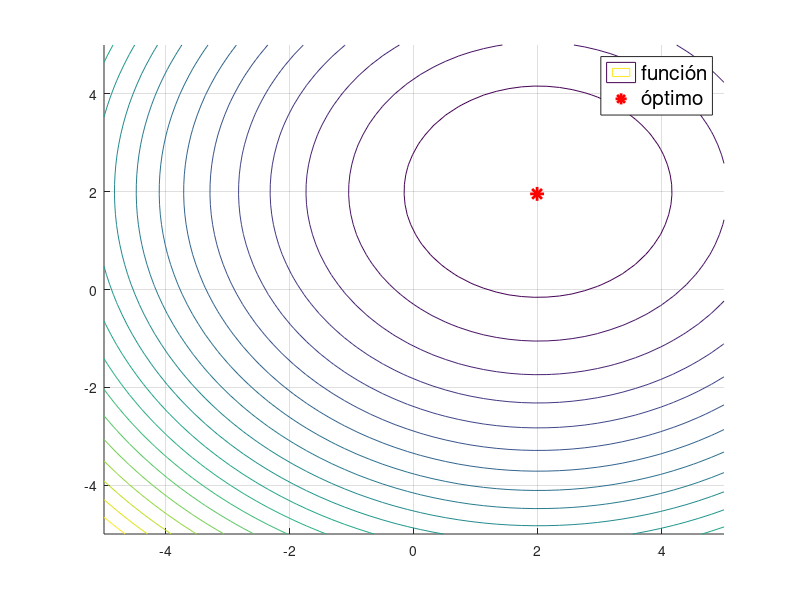
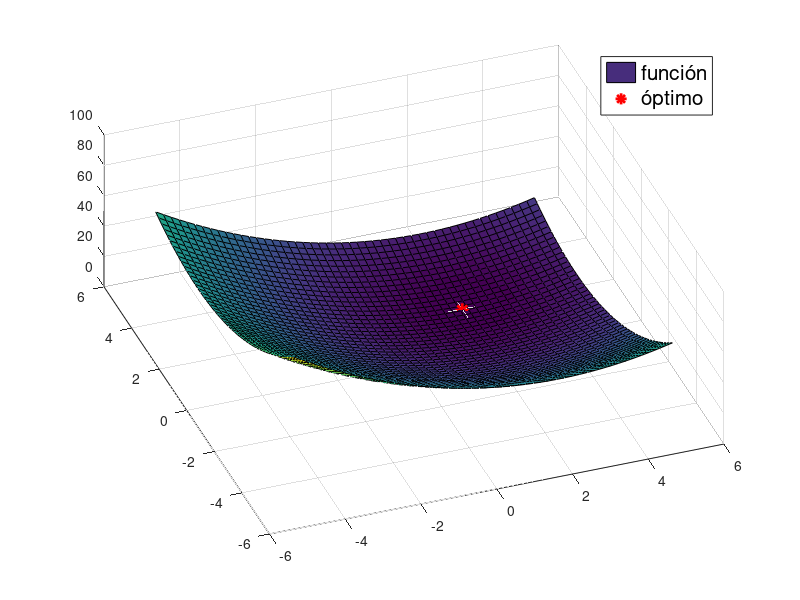
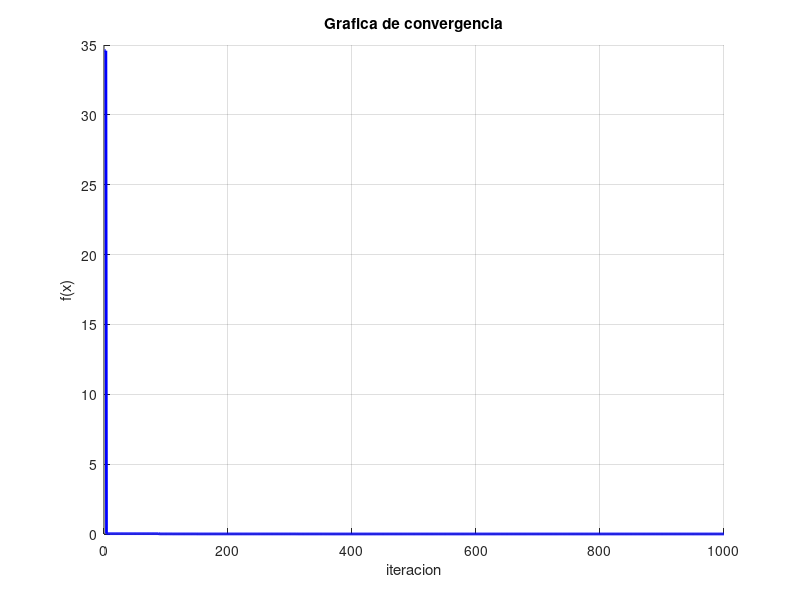

MATLAB code to generate these figures, in order:
clear all
close all
clc

%f = @(x,y) x.*exp(-x.^2-y.^2);
f = @(x,y) (x-2).^2 + (y-2).^2;
xl = [-5 -5]';
xu = [5 5]';

G=1000;
D = 2;

x = xl + (xu-xl).*rand(D,1);

fx_plot = zeros(1,G);

for g=1:G
    fx = f(x(1),x(2));
    y = x;

    j = randi([1 D]);

    r = rand();

    y(j) = xl(j) + (xu(j)-xl(j)).*r;

    fy = f(y(1),y(2));

    if fy<fx
        x = y;
    end
    fb = f(x(1),x(2));
    fx_plot(g) = fb;
end

xb = x;
fb = f(x(1),x(2));

disp(['minimo global en: x=' num2str(xb(1))]);

x_lim = linspace(-5,5,50); % límites para eje x, -5 es inferior, 5 es superior, con 50 puntos
y_lim = linspace(-5,5,50); % límites para eje y, -5 es inferior, 5 es superior, con 50 puntos
    
[X,Y] = meshgrid(x_lim,y_lim); % creamos una rejilla de puntos (x,y) para crear el plot
Z = f(X,Y); % evaluación de cada elemento en la rejilla para crear su valor en el eje z

figure
hold on
grid on

contour(X,Y,Z,20) 
plot(xb(1),xb(2),'r*','LineWidth',2,'MarkerSize',10) %mostramos la linea con el mejor acercamiento
legend({'función','óptimo'},'FontSize',15)

figure
hold on
grid on

surf(X,Y,Z) 
plot3(xb(1),xb(2),f(xb(1),xb(2)),'r*','LineWidth',2,'MarkerSize',10) % plot de un punto cualqueira en 3D
legend({'función','óptimo'},'FontSize',15)

view([-20,60]) 

figure
grid on
hold on
plot(fx_plot,'b-','LineWidth',2)
title('Grafica de convergencia')
xlabel('iteracion')
ylabel('f(x)')